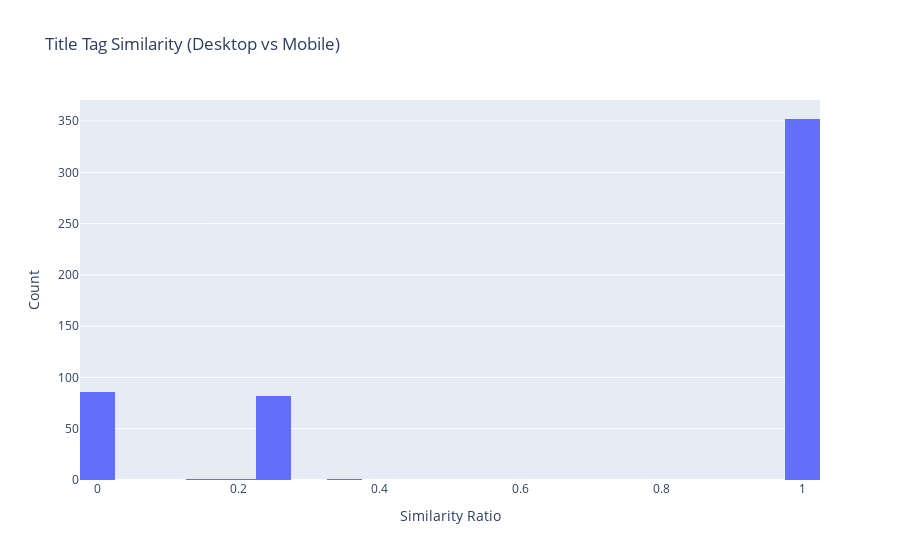

Notebook cell for this chart:
### Code cell
# Plot 4: Title Similarity
fig4 = px.histogram(df_metrics, x='title_similarity', nbins=50, title='Title Tag Similarity (Desktop vs Mobile)')
fig4.update_xaxes(title_text='Similarity Ratio')
fig4.update_yaxes(title_text='Count')
fig4.write_html("../../fam-report-site/public/Web-Analytics/title_similarity.html")
fig4.show()

### Figure 1 — Plotly figure (JSON) as saved in the notebook; plotly's stock layout.template omitted (floating-point values rounded to 4 significant figures; data arrays with more than 128 entries replaced by an {"elided": "..."} marker saying what was removed)
{"data": [{"alignmentgroup": "True", "bingroup": "x", "hovertemplate": "title_similarity=%{x}<br>count=%{y}<extra></extra>", "legendgroup": "", "marker": {"color": "#636efa", "pattern": {"shape": ""}}, "name": "", "nbinsx": 50, "offsetgroup": "", "orientation": "v", "showlegend": false, "type": "histogram", "x": {"elided": "523 float values"}, "xaxis": "x", "yaxis": "y"}], "layout": {"barmode": "relative", "legend": {"tracegroupgap": 0}, "title": {"text": "Title Tag Similarity (Desktop vs Mobile)"}, "xaxis": {"anchor": "y", "domain": [0, 1], "title": {"text": "Similarity Ratio"}}, "yaxis": {"anchor": "x", "domain": [0, 1], "title": {"text": "Count"}}}}
